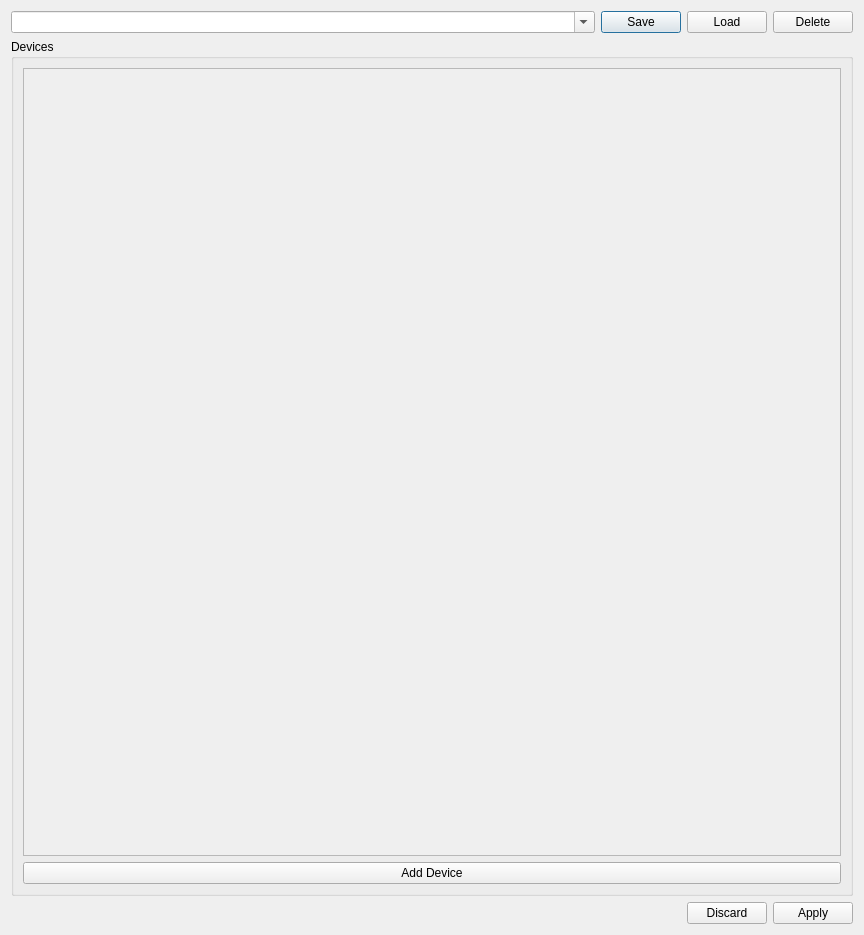
<?xml version="1.0" encoding="UTF-8"?>
<ui version="4.0">
 <class>ProfileDialog</class>
 <widget class="QDialog" name="ProfileDialog">
  <property name="geometry">
   <rect>
    <x>0</x>
    <y>0</y>
    <width>864</width>
    <height>935</height>
   </rect>
  </property>
  <property name="windowTitle">
   <string>Dialog</string>
  </property>
  <layout class="QVBoxLayout" name="verticalLayout">
   <item>
    <layout class="QHBoxLayout" name="horizontalLayout">
     <item>
      <widget class="QComboBox" name="listOfProfiles">
       <property name="sizePolicy">
        <sizepolicy hsizetype="MinimumExpanding" vsizetype="Fixed">
         <horstretch>0</horstretch>
         <verstretch>0</verstretch>
        </sizepolicy>
       </property>
       <property name="editable">
        <bool>true</bool>
       </property>
      </widget>
     </item>
     <item>
      <widget class="QPushButton" name="saveProfileButton">
       <property name="text">
        <string>Save</string>
       </property>
      </widget>
     </item>
     <item>
      <widget class="QPushButton" name="loadProfileButton">
       <property name="text">
        <string>Load</string>
       </property>
      </widget>
     </item>
     <item>
      <widget class="QPushButton" name="deleteProfileButton">
       <property name="sizePolicy">
        <sizepolicy hsizetype="Minimum" vsizetype="Fixed">
         <horstretch>0</horstretch>
         <verstretch>0</verstretch>
        </sizepolicy>
       </property>
       <property name="text">
        <string>Delete</string>
       </property>
      </widget>
     </item>
    </layout>
   </item>
   <item>
    <widget class="QGroupBox" name="groupBox_2">
     <property name="title">
      <string>Devices</string>
     </property>
     <layout class="QVBoxLayout" name="verticalLayout_5">
      <item>
       <widget class="QScrollArea" name="scrollArea">
        <property name="widgetResizable">
         <bool>true</bool>
        </property>
        <widget class="QWidget" name="devices">
         <property name="geometry">
          <rect>
           <x>0</x>
           <y>0</y>
           <width>832</width>
           <height>755</height>
          </rect>
         </property>
         <layout class="QVBoxLayout" name="verticalLayout_7">
          <item>
           <layout class="QVBoxLayout" name="deviceListContainer"/>
          </item>
         </layout>
        </widget>
       </widget>
      </item>
      <item>
       <widget class="QPushButton" name="addDeviceButton">
        <property name="text">
         <string>Add Device</string>
        </property>
       </widget>
      </item>
     </layout>
    </widget>
   </item>
   <item>
    <widget class="QDialogButtonBox" name="buttonBox">
     <property name="orientation">
      <enum>Qt::Horizontal</enum>
     </property>
     <property name="standardButtons">
      <set>QDialogButtonBox::Apply|QDialogButtonBox::Discard</set>
     </property>
    </widget>
   </item>
  </layout>
  <action name="actionLoad_Profile">
   <property name="text">
    <string>Load Profile</string>
   </property>
  </action>
  <action name="actionExport_Profiles">
   <property name="text">
    <string>Export Profiles</string>
   </property>
  </action>
 </widget>
 <resources/>
 <connections/>
</ui>
